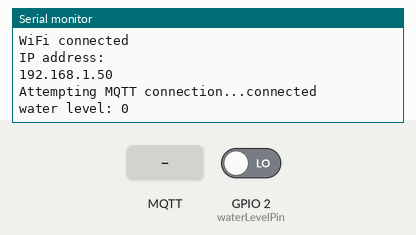
This sketch was run on a simulated ESP8266 (NodeMCU). Parts: the last lines printed to the serial monitor. The test bench sets the inputs (shaded band); at power-on: GPIO 2 (waterLevelPin) LOW. WiFi joins after 1.5 s; servers stay silent unless stated; no MQTT or app messages arrive unless stated; not simulated (calls return 0 or success): secrets.h; names the files do not define were given values by the test bench: MQTT_PORT = 1883.

Above: at 2.7 s.
2.8 s: MQTT message "1" arrives on the first subscribed topic
At 4.1 s:
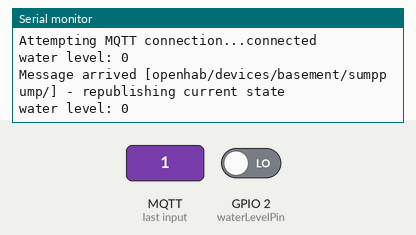
4.4 s: GPIO 2 (waterLevelPin) driven HIGH
At 6.0 s:
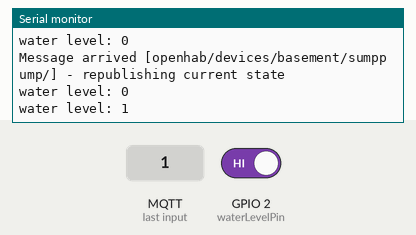

The sketch:

basement_sump_pump.ino
```cpp
// Basement sump pump water level sensor on an ESP8266. Imported from a
// personal backup (Arduino 2/waterLevel) and brought up to this repo's
// standard firmware pattern (WiFi/MQTT reconnect, LWT, debounce, retained
// publish, secrets.h) - see CLAUDE.md.
//
// The original sketch would not compile: its subscribe-topic constant was
// `= \n .c_str();` with no object to call .c_str() on (a leftover of the
// same self-referencing-String bug seen in the sibling basement_kitchenette
// sketch). Rebuilt here to subscribe on the base topic, matching every
// other device in this repo.
//
// Wiring (unchanged from the original sketch):
//   Water level switch -> GPIO2 (D4).

#include <ESP8266WiFi.h>
#include <PubSubClient.h>
#include "secrets.h"

const char* mqtt_client_name = "basement_sump_pump";

// Topics kept identical to the original sketch's runtime values (note
// "sumppump", not "sump_pump" - preserved for compatibility).
const char* mqtt_topic_command = "openhab/devices/basement/sumppump/";
const char* mqtt_topic_waterlevel = "openhab/devices/basement/sumppump/waterlevel";
const char* mqtt_topic_status = "openhab/devices/basement/sumppump/status";

const int waterLevelPin = 2; // GPIO2 / D4

// Debounce: only trust a level state once this many consecutive loop
// iterations (LOOP_DELAY_MS apart) agree, so a single noisy read can't
// trigger a false publish.
const unsigned long LOOP_DELAY_MS = 200;
const int DEBOUNCE_COUNT = 3;
int candidateLevelState = -1;
int candidateLevelCount = 0;
int lastPublishedLevel = -1; // force a publish on first stable read

WiFiClient espClient;
PubSubClient client(espClient);

void setup() {
  Serial.begin(115200);
  pinMode(waterLevelPin, INPUT);
  setup_wifi();
  client.setServer(MQTT_SERVER, MQTT_PORT);
  client.setCallback(callback);
}

void setup_wifi() {
  delay(10);
  Serial.println();
  Serial.print("Connecting to ");
  Serial.println(WIFI_SSID);
  WiFi.mode(WIFI_STA);
  WiFi.begin(WIFI_SSID, WIFI_PASSWORD);

  while (WiFi.status() != WL_CONNECTED) {
    delay(500);
    Serial.print(".");
  }

  Serial.println("");
  Serial.println("WiFi connected");
  Serial.println("IP address: ");
  Serial.println(WiFi.localIP());
}

void callback(char* topic, byte* payload, unsigned int length) {
  // Any message on the command topic triggers an immediate re-publish of
  // current state. Replaces the old sketch's unfinished/broken magic-byte
  // commands ('2' was a no-op "todo", '9' published to a topic built from
  // a self-referencing, uninitialized String).
  Serial.print("Message arrived [");
  Serial.print(topic);
  Serial.println("] - republishing current state");
  publishLevel();
}

void reconnect() {
  while (!client.connected()) {
    Serial.print("Attempting MQTT connection...");
    // Last will: if this device disconnects uncleanly (crash/power loss/
    // WiFi drop), the broker publishes "offline" to mqtt_topic_status for
    // us - worth alerting on for a device guarding against a flooded sump.
    if (client.connect(mqtt_client_name, MQTT_USER, MQTT_PASSWORD,
                        mqtt_topic_status, 1, true, "offline")) {
      Serial.println("connected");
      client.publish(mqtt_topic_status, "online", true);
      client.subscribe(mqtt_topic_command);
    } else {
      Serial.print("failed, rc=");
      Serial.print(client.state());
      Serial.println(" try again in 5 seconds");
      delay(5000);
    }
  }
}

void loop() {
  if (WiFi.status() != WL_CONNECTED) {
    setup_wifi();
  }
  if (!client.connected()) {
    reconnect();
  }
  client.loop();
  updateLevel();
  delay(LOOP_DELAY_MS);
}

void updateLevel() {
  int reading = digitalRead(waterLevelPin);

  if (reading == candidateLevelState) {
    candidateLevelCount++;
  } else {
    candidateLevelState = reading;
    candidateLevelCount = 1;
  }

  if (candidateLevelCount >= DEBOUNCE_COUNT &&
      candidateLevelState != lastPublishedLevel) {
    lastPublishedLevel = candidateLevelState;
    publishLevel();
  }
}

void publishLevel() {
  if (lastPublishedLevel < 0) {
    return;
  }
  // "0" on HIGH (water level triggered), "1" on LOW (normal) - kept as the
  // original sketch published it. Looks inverted but is a consistent,
  // deliberate convention across this author's other motion/level sketches
  // (garage_2in1, basement_kitchenette_2in1) - do not "fix" without
  // checking those too.
  Serial.print("water level: ");
  Serial.println(lastPublishedLevel);
  client.publish(mqtt_topic_waterlevel, lastPublishedLevel == HIGH ? "0" : "1", true);
}
```

Measured:
- after the input at 2.8 s, the serial monitor: prints a new line after 0.17 s (image 1)
- after the input at 4.4 s, the serial monitor: prints a new line after 0.57 s (image 2)
